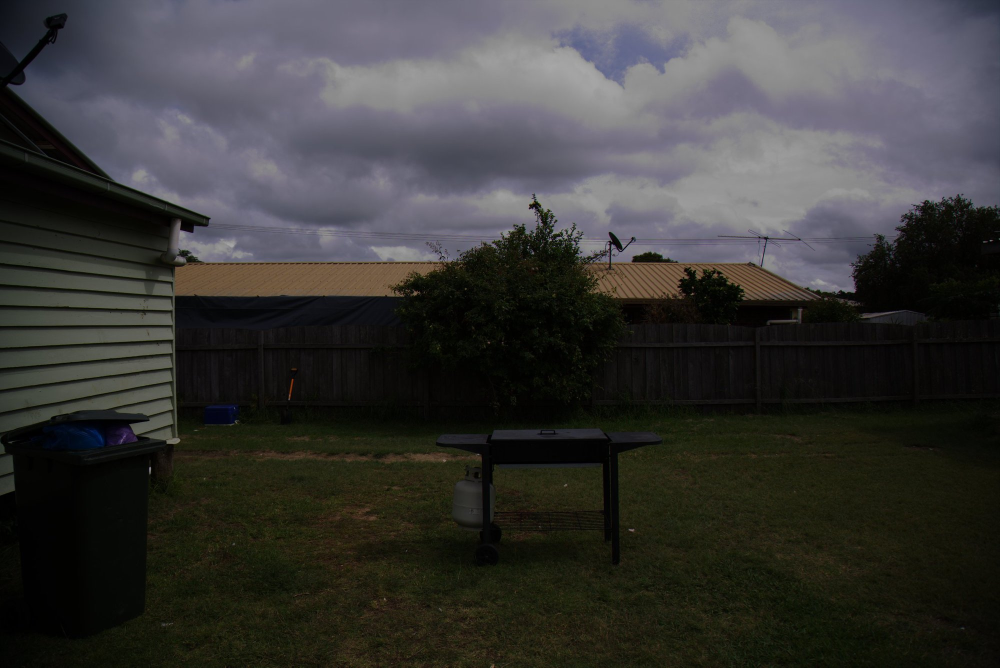
//> input picture lab02/image.jpg, 2000 x 1335 px (shown at 1/2 size)
$ ./main ../image.jpg   (built with g++ and OpenCV 4)
//> lines starting //> are read from the running program, lines starting //| are printed output that depends on the picture; after the words box and inside, x2 and y2 are one past the last pixel; in counts of white or black regions, pixels touching at a corner belong together
#include <iostream>
#include <opencv2/highgui.hpp>
#include <opencv2/imgproc.hpp>

int main(int argc, char** argv) {
  cv::Mat img_gray = cv::imread(argv[1], cv::IMREAD_GRAYSCALE);
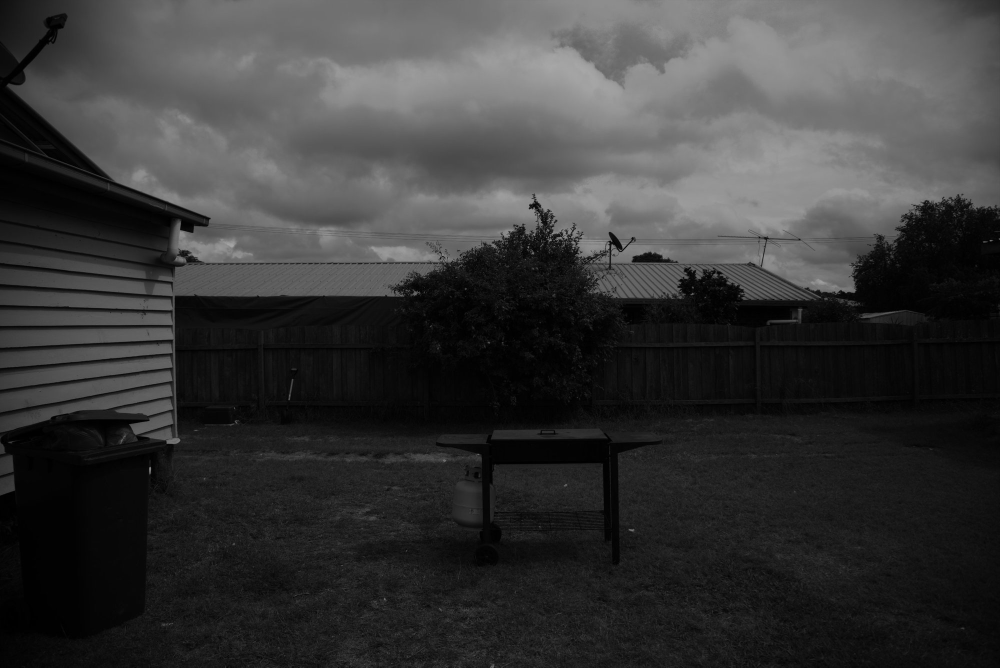
//> img_gray: 1335 rows x 2000 cols, CV_8UC1 (shown at 1/2 size); min 0, max 168, mean 56.1
  cv::Mat histogram;

  cv::Mat hist;

  int histSize = 256;
  float range[] = {0, 256};
  const float* ranges[] = {range};
  int channels[] = {0};

  cv::calcHist(&img_gray, 1, channels, cv::Mat(), hist, 1, &histSize, ranges, true, false);
//> hist = 256 values, max 53684 at index 4, min 0 at index 169, mean 10429.7

  int hist_w = 512, hist_h = 400;
  int bin_w = cvRound((double)hist_w / histSize);

  cv::Mat hist_img = cv::Mat(hist_h, hist_w, CV_8U);

  cv::normalize(hist, hist, 0, hist_img.rows, cv::NORM_MINMAX, -1, cv::Mat());
//> hist = 256 values, max 400 at index 4, min 0 at index 169, mean 77.71

  for (int i = 0; i < histSize; i++) {
    cv::rectangle(
        hist_img,
        cv::Point(bin_w * i, hist_h),
        cv::Point(bin_w * (i + 1), hist_h - cvRound(hist.at<float>(i))),
        cv::Scalar(255, 0, 0),
        -1,
        8);
  }
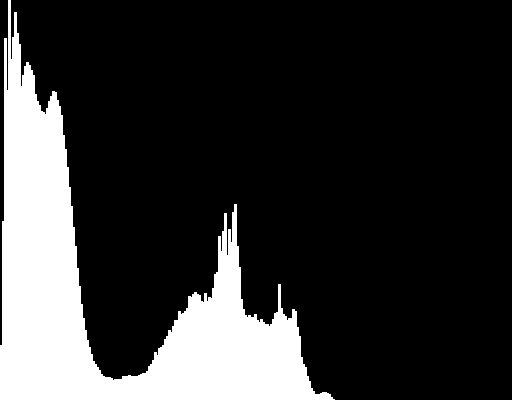
//> hist_img: 400 rows x 512 cols, CV_8UC1; 19.9% white; 1 white region, box (x1, y1, x2, y2) and area: (0, 0, 335, 400) 40664

  cv::namedWindow("Gray", cv::WINDOW_NORMAL);
  cv::imshow("Gray", img_gray);

  cv::namedWindow("Histogram");
  cv::imshow("Histogram", hist_img);

  int key = cv::waitKey(0);
//> the space key is pressed

  return 0;
}
